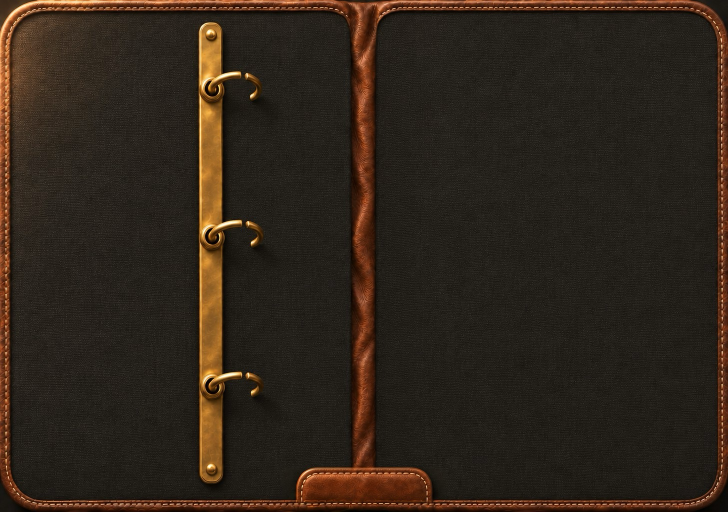
#> input picture design/community/v6/rings/base_club_spread.png, 1456 x 1024 px (shown at 1/2 size)
$ python ringcomp.py base_club_spread.png base_norail_gpt.png out.png out.png
#> lines starting #> are read from the running program, lines starting #| are printed output that depends on the picture; after the words box and inside, x2 and y2 are one past the last pixel; in counts of white or black regions, pixels touching at a corner belong together
import sys, numpy as np
from PIL import Image, ImageDraw, ImageFilter
mod=np.array(Image.open(sys.argv[1]).convert('RGB')).astype(int)
rail=np.array(Image.open(sys.argv[2]).convert('RGB')).astype(int)
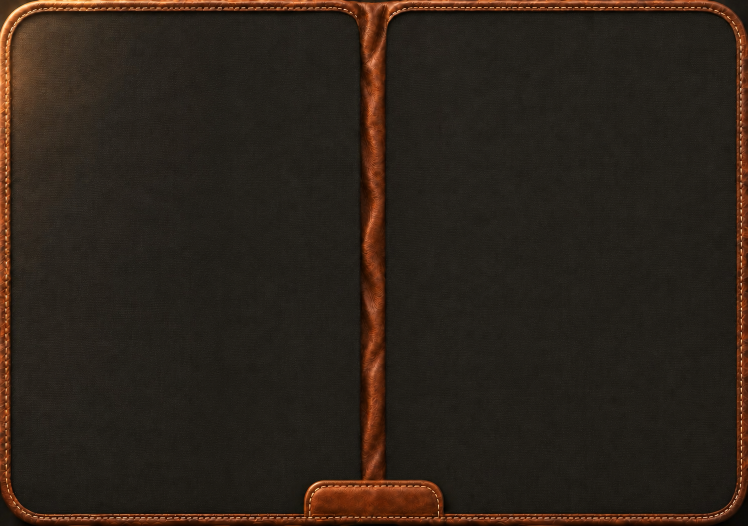
#> input picture design/community/v6/rings/base_norail_gpt.png, 1495 x 1052 px (shown at 1/2 size)
def key(a):
    r,g,b=a[...,0],a[...,1],a[...,2]
    return ~((g>120)&(g-r>40)&(g-b>40))
def despill(a):
    a=a.copy(); a[...,1]=np.minimum(a[...,1],np.maximum(a[...,0],a[...,2])); return a
H,W,_=mod.shape
#> H = 1024; W = 1456
yy,xx=np.mgrid[:H,:W]
fg=key(mod)
#> in key, `return ~((g>120)&(g-r>40)&(g-b>40))`: returned value: shape (1024, 1456) bool; every value is 1
r,g,b=mod[...,0],mod[...,1],mod[...,2]
brass=(r-b>55)&(r>90)&(fg)
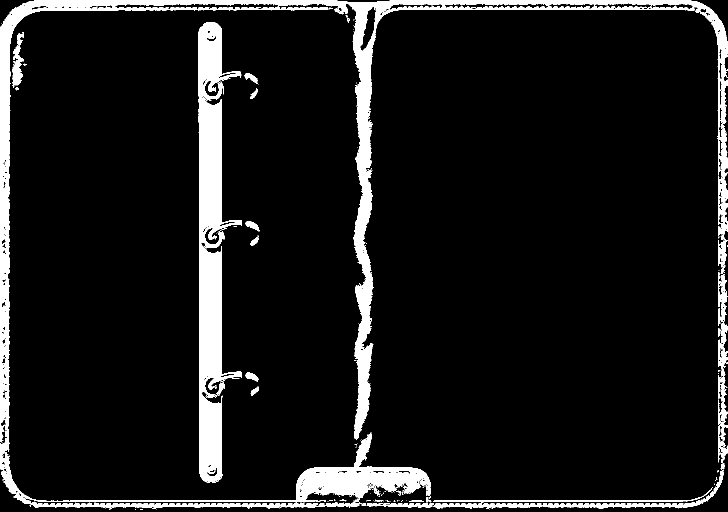
#> brass: shape (1024, 1456) bool (shown at 1/2 size); 9.2% white; 145 white regions (112 under 20 px), largest, box (x1, y1, x2, y2) and area: (0, 0, 1456, 1017) 83931, (397, 45, 484, 966) 39430, (867, 940, 1448, 1017) 3939
ringzone=(xx>380)&(xx<1000)&(yy>360)&(yy<620)
# keep only the brass blob connected to the seat (drops the vinyl stitching)
base=brass&ringzone
#> base: shape (1024, 1456) bool; 1.2% white; 9 white regions (5 under 20 px), largest, box (x1, y1, x2, y2) and area: (398, 361, 484, 620) 11292, (707, 361, 747, 620) 5552, (491, 442, 519, 463) 289, (501, 470, 517, 492) 160
seed=np.zeros_like(base); seed[400:430,690:710]=True; seed&=base
#> after `seed &= base`: seed: shape (1024, 1456) bool; every value is 0
ring=seed
for _ in range(400):
    d=ring.copy(); d[1:]|=ring[:-1]; d[:-1]|=ring[1:]; d[:,1:]|=ring[:,:-1]; d[:,:-1]|=ring[:,1:]
    d&=base
    if (d==ring).all(): break
    ring=d
for _ in range(7):
    d=ring.copy(); d[1:]|=ring[:-1]; d[:-1]|=ring[1:]; d[:,1:]|=ring[:,:-1]; d[:,:-1]|=ring[:,1:]
    ring=d&fg&(((mod.sum(-1)>330)&(xx<765))|brass)&ringzone
seat=((xx-458)**2+(yy-522)**2)<88**2
hole=((xx-935)**2+(yy-522)**2)<64**2
m=fg&(seat|hole|ring)
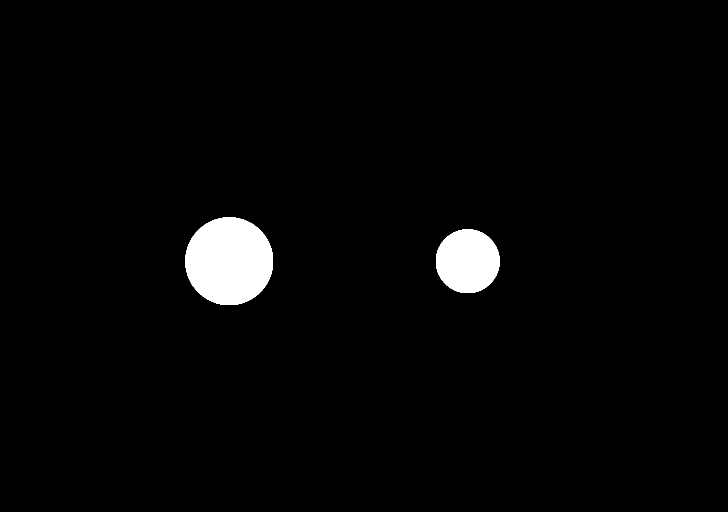
#> m: shape (1024, 1456) bool (shown at 1/2 size); 2.5% white; 2 white regions, box (x1, y1, x2, y2) and area: (371, 435, 546, 610) 24309, (872, 459, 999, 586) 12849
m=Image.fromarray((m*255).astype('uint8')).filter(ImageFilter.MinFilter(3)).filter(ImageFilter.GaussianBlur(1.2))
#> m: PIL image 1456x1024 L
piece=Image.fromarray(despill(mod).astype('uint8')).convert('RGBA'); piece.putalpha(m)
#> after `piece.putalpha(m)`:
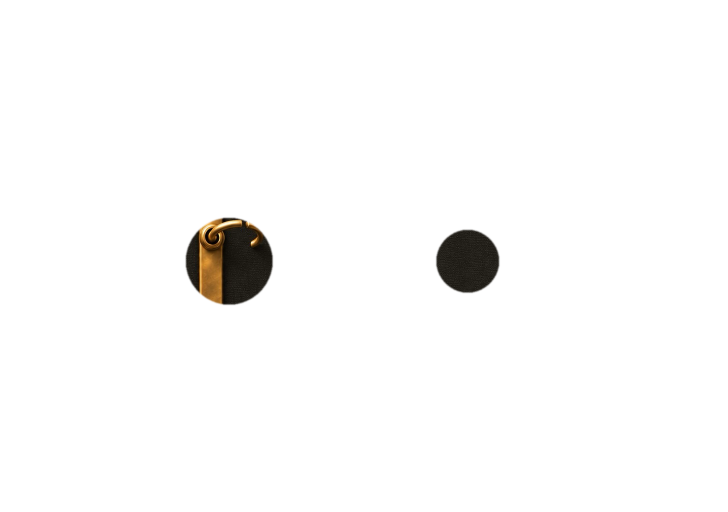
#> piece: PIL image 1456x1024 RGBA (shown at 1/2 size); mean R, G, B, A 47.7, 37.1, 26.8, 6.1; transparent parts drawn white
piece.crop((330,390,1030,660)).save(sys.argv[3])
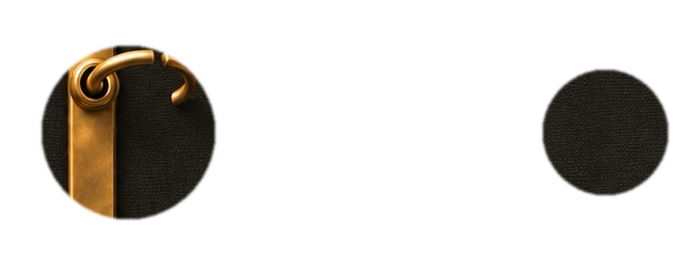
#> saved as out.png: PIL image 700x270 RGBA; mean R, G, B, A 46.7, 37, 25.7, 48.5; transparent parts drawn white
ra=Image.fromarray((key(rail)*255).astype('uint8')).filter(ImageFilter.MinFilter(5)).filter(ImageFilter.GaussianBlur(1))
#> in key (call 2), `r,g,b=a[...,0],a[...,1],a[...,2]`:
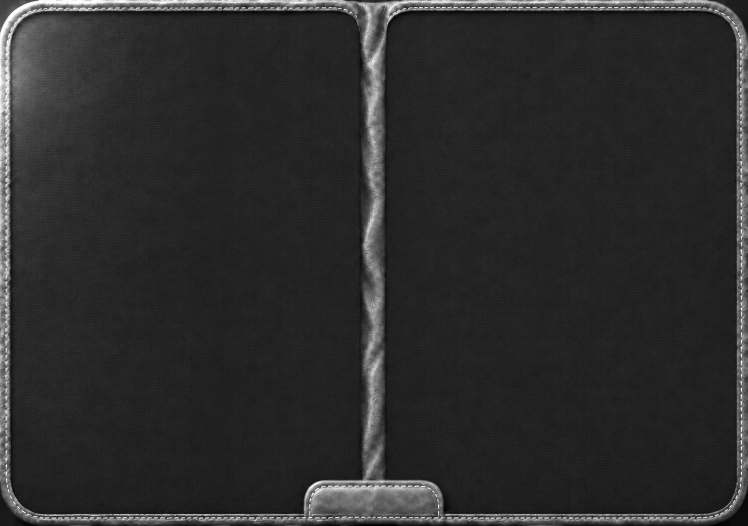
#> r: shape (1052, 1495) int64 (shown at 1/2 size); min 0, max 255, mean 44.7
#> in key (call 2), `r,g,b=a[...,0],a[...,1],a[...,2]`:
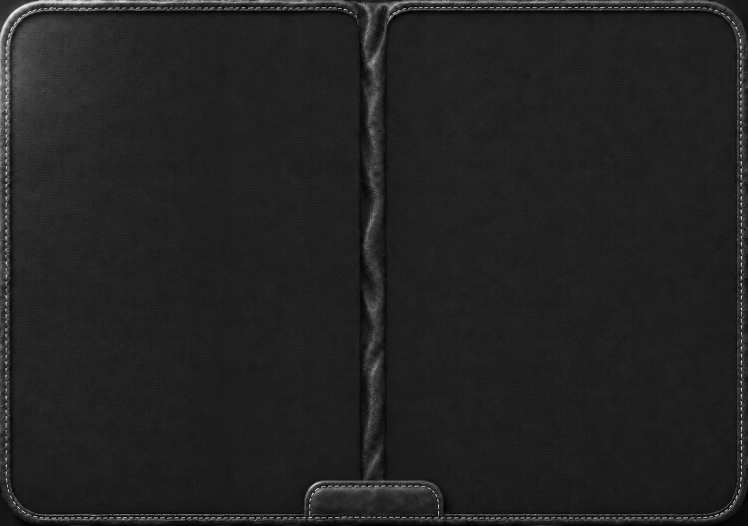
#> g: shape (1052, 1495) int64 (shown at 1/2 size); min 0, max 255, mean 34.8
#> in key (call 2), `return ~((g>120)&(g-r>40)&(g-b>40))`: returned value: shape (1052, 1495) bool; every value is 1
#> ra: PIL image 1495x1052 L; every value is 255
rp=Image.fromarray(despill(rail).astype('uint8')).convert('RGBA'); rp.putalpha(ra)
rp.crop(rp.getbbox()).save(sys.argv[4])
